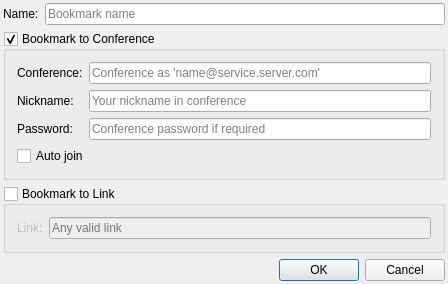
<?xml version="1.0" encoding="UTF-8"?>
<ui version="4.0">
 <class>EditBookmarkDialogClass</class>
 <widget class="QDialog" name="EditBookmarkDialogClass">
  <property name="geometry">
   <rect>
    <x>0</x>
    <y>0</y>
    <width>448</width>
    <height>255</height>
   </rect>
  </property>
  <property name="windowTitle">
   <string>Edit bookmark</string>
  </property>
  <layout class="QVBoxLayout">
   <property name="margin">
    <number>3</number>
   </property>
   <item>
    <layout class="QHBoxLayout">
     <item>
      <widget class="QLabel" name="lblName">
       <property name="text">
        <string>Name:</string>
       </property>
       <property name="textFormat">
        <enum>Qt::PlainText</enum>
       </property>
      </widget>
     </item>
     <item>
      <widget class="QLineEdit" name="lneName">
       <property name="placeholderText">
        <string>Bookmark name</string>
       </property>
      </widget>
     </item>
    </layout>
   </item>
   <item>
    <widget class="QGroupBox" name="grbConference">
     <property name="title">
      <string>Bookmark to Conference</string>
     </property>
     <property name="checkable">
      <bool>true</bool>
     </property>
     <layout class="QGridLayout">
      <item row="0" column="0">
       <widget class="QLabel" name="lblRoomJid">
        <property name="text">
         <string>Conference:</string>
        </property>
        <property name="textFormat">
         <enum>Qt::PlainText</enum>
        </property>
       </widget>
      </item>
      <item row="0" column="1">
       <widget class="QLineEdit" name="lneRoom">
        <property name="placeholderText">
         <string>Conference as 'name@service.server.com'</string>
        </property>
       </widget>
      </item>
      <item row="1" column="0">
       <widget class="QLabel" name="lblNick">
        <property name="text">
         <string>Nickname:</string>
        </property>
        <property name="textFormat">
         <enum>Qt::PlainText</enum>
        </property>
       </widget>
      </item>
      <item row="1" column="1">
       <widget class="QLineEdit" name="lneNick">
        <property name="placeholderText">
         <string>Your nickname in conference</string>
        </property>
       </widget>
      </item>
      <item row="2" column="0">
       <widget class="QLabel" name="lblPassword">
        <property name="text">
         <string>Password:</string>
        </property>
        <property name="textFormat">
         <enum>Qt::PlainText</enum>
        </property>
       </widget>
      </item>
      <item row="2" column="1">
       <widget class="QLineEdit" name="lnePassword">
        <property name="echoMode">
         <enum>QLineEdit::PasswordEchoOnEdit</enum>
        </property>
        <property name="placeholderText">
         <string>Conference password if required</string>
        </property>
       </widget>
      </item>
      <item row="3" column="0" colspan="2">
       <widget class="QCheckBox" name="chbAutoJoin">
        <property name="text">
         <string>Auto join</string>
        </property>
       </widget>
      </item>
     </layout>
    </widget>
   </item>
   <item>
    <widget class="QGroupBox" name="grbURL">
     <property name="title">
      <string>Bookmark to Link</string>
     </property>
     <property name="checkable">
      <bool>true</bool>
     </property>
     <property name="checked">
      <bool>false</bool>
     </property>
     <layout class="QHBoxLayout">
      <item>
       <widget class="QLabel" name="lblUrl">
        <property name="text">
         <string>Link:</string>
        </property>
        <property name="textFormat">
         <enum>Qt::PlainText</enum>
        </property>
       </widget>
      </item>
      <item>
       <widget class="QLineEdit" name="lneUrl">
        <property name="placeholderText">
         <string>Any valid link</string>
        </property>
       </widget>
      </item>
     </layout>
    </widget>
   </item>
   <item>
    <widget class="QDialogButtonBox" name="bbxButtons">
     <property name="standardButtons">
      <set>QDialogButtonBox::Cancel|QDialogButtonBox::Ok</set>
     </property>
    </widget>
   </item>
  </layout>
 </widget>
 <layoutdefault spacing="6" margin="11"/>
 <tabstops>
  <tabstop>lneName</tabstop>
  <tabstop>grbConference</tabstop>
  <tabstop>lneRoom</tabstop>
  <tabstop>lneNick</tabstop>
  <tabstop>lnePassword</tabstop>
  <tabstop>chbAutoJoin</tabstop>
  <tabstop>grbURL</tabstop>
  <tabstop>lneUrl</tabstop>
  <tabstop>bbxButtons</tabstop>
 </tabstops>
 <resources/>
 <connections>
  <connection>
   <sender>bbxButtons</sender>
   <signal>rejected()</signal>
   <receiver>EditBookmarkDialogClass</receiver>
   <slot>reject()</slot>
   <hints>
    <hint type="sourcelabel">
     <x>402</x>
     <y>234</y>
    </hint>
    <hint type="destinationlabel">
     <x>421</x>
     <y>224</y>
    </hint>
   </hints>
  </connection>
 </connections>
</ui>
